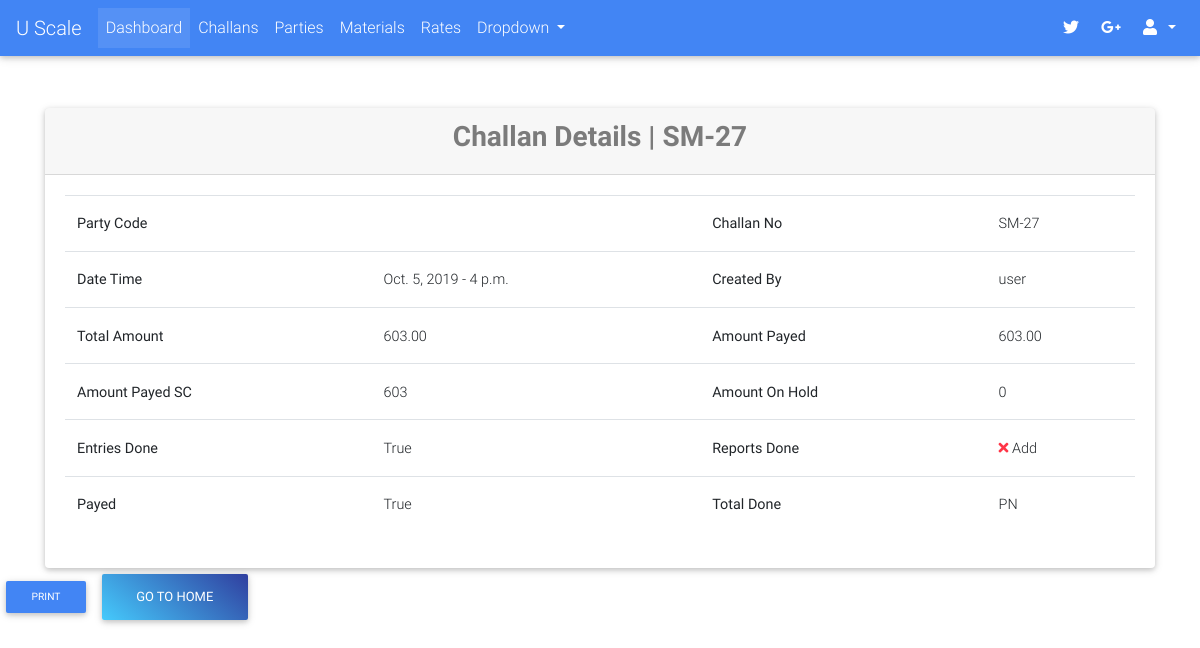
Page /challans/detail/SM-27/ (signed in) on the earlier database version.
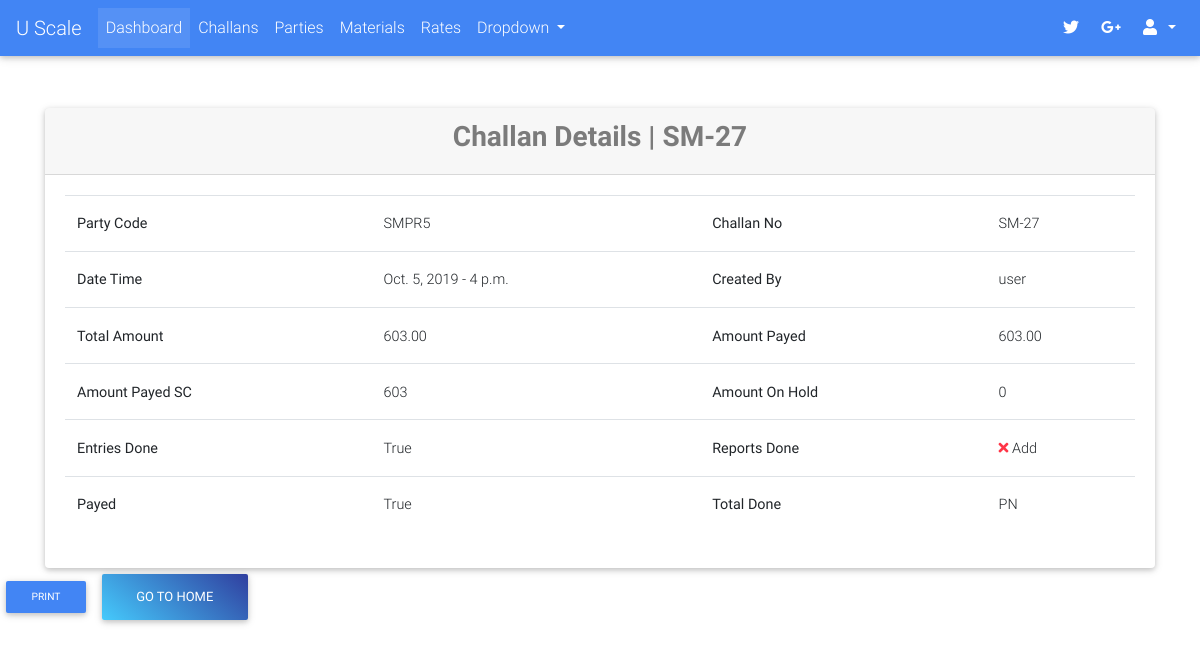
Same page on the later database version.
### challans/models.py (models this page shows, shortened)
class Challan(models.Model):
    STATUS_CHOICES = (("PN", "Pending"), ("DN", "Done"))
    created_by = models.ForeignKey(User, on_delete=models.PROTECT)
    party = models.ForeignKey("parties.Party", on_delete=models.CASCADE)
    challan_no = models.CharField(max_length=32, unique=True, default=challan_no_generator)
    vehicle_details = models.CharField(max_length=128, blank=True, null=True)
    weights_amount = models.DecimalField(max_digits=9, decimal_places=2, default=0.00)
    extra_charges = models.DecimalField(max_digits=9, decimal_places=2, default=0.00)
    total_amount = models.DecimalField(max_digits=9, decimal_places=2, default=0.00)
    image = models.ImageField(upload_to="payments/", blank=True, null=True)
    extra_info = models.TextField(blank=True)
    created_on = models.DateTimeField(auto_now_add=True)
    updated_on = models.DateTimeField(auto_now=True)
    is_entries_done = models.BooleanField(default=False)
    is_reports_done = models.BooleanField(default=False)
    is_payed = models.BooleanField(default=False)
    status = models.CharField(max_length=2, choices=STATUS_CHOICES, default="PN")
    @property
    def get_assign_reports_url(self):
        return reverse_lazy("challans:assign_reports", kwargs={'challan_no': self.challan_no})

### payments/models.py (models this page shows, shortened)
class Payment(models.Model):
    PAYMENT_MODE_CHOICES = (("DP", "Direct Payment"), ("AL", "Account Less"))
    PAYMENT_STATUS_CHOICES = (("PN", "Pending"), ("DN", "Done"))
    challan = models.OneToOneField("challans.Challan", on_delete=models.CASCADE)
    payment_mode = models.CharField(max_length=2, choices=PAYMENT_MODE_CHOICES, blank=True, null=True)
    status = models.CharField(max_length=2, choices=PAYMENT_STATUS_CHOICES, default="PN")
    payed_amount = models.DecimalField(max_digits=9, decimal_places=2, default=0.00)
    amount = models.DecimalField(max_digits=9, decimal_places=2, null=True, blank=True)
    payed_on = models.DateTimeField(blank=True, null=True)
    image = models.ImageField(upload_to="payments/", blank=True, null=True)
    extra_info = models.TextField(blank=True)
    @property
    def calculate_payed_amount_pending(self):
        return sum([self.get_ac_tr_amount_pending, ])
    @property
    def calculate_payed_amount_succeed(self):
        return sum([self.get_ac_tr_amount_succeed, self.get_cash_tr_amount, self.get_wallet_tr_amount, ])
    @property
    def get_wallet_tr_amount(self):
        return self.wallettransaction_set.aggregate(total=Sum("amount"))["total"] or Decimal(0.00)
    @property
    def get_cash_tr_amount(self):
        return self.cashtransaction_set.aggregate(total=Sum("amount"))["total"] or Decimal(0.00)
    @property
    def get_ac_tr_amount_succeed(self):
        return self.accounttransaction_set.filter(status="DN").aggregate(total=Sum("amount"))["total"] or Decimal(0.00)
    @property
    def get_ac_tr_amount_pending(self):
        return self.accounttransaction_set.filter(status="PN").aggregate(total=Sum("amount"))["total"] or Decimal(0.00)

### parties/models.py (models this page shows, shortened)
class Party(models.Model):
    RATE_TYPE_CHOICES = (("GR", "Group Rate"), ("IR", "Individual Rate"))
    rate_type = models.CharField(max_length=2, choices=RATE_TYPE_CHOICES)
    rate_group = models.ForeignKey("rates.RateGroup", on_delete=models.PROTECT, blank=True, null=True)
    name = models.CharField(max_length=128)
    party_code = models.CharField(max_length=32, blank=True)
    address = models.TextField(blank=True)
    phone = models.CharField(max_length=13)
    whatsapp = models.CharField(max_length=13)
    email = models.EmailField(blank=True, null=True)
    extra_info = models.TextField(blank=True)
    is_wallet_party = models.BooleanField(default=False)
    is_active = models.BooleanField(default=True)
    @property
    def get_display_text(self):
        return self.party_code
    class Meta:
        verbose_name = "Party"
        verbose_name_plural = "Parties"

### challans/views.py (the view)
# urls.py: url(r'^detail/(?P<challan_no>[0-9a-zA-Z-]+)/$', views.ChallanDetailView.as_view(), name="detail"),
class ChallanDetailView(LoginRequiredMixin, DetailView):
    model = Challan
    slug_url_kwarg = "challan_no"
    slug_field = "challan_no"
    context_object_name = "challan"
    template_name = "challans/detail.html"

### portal/templates/challans/detail.html (shortened to what this page needs)
{% extends "portal/base.html" %}
{% load crispy_forms_tags %}
{% block content %}
    <br><br>
    <div class="container">
        <div class="card">
            <div class="card-header">
                <h3 class="text-black-50 font-weight-bold text-center">Challan Details | {{ challan.challan_no   }}</h3>
            </div>
            <div class="card-body">
                <table class="table">
                    <tbody>
                        <tr>
                            <th>Party Code</th>
                            <td>{{ challan.party.get_display_text }}</td>
                            <th>Challan No</th>
                            <td>{{ challan.challan_no }}</td>
                        </tr>
                        <tr>
                            <th>Date Time</th>
                            <td>{{ challan.created_on.date }} - {{ challan.created_on.time }}</td>
                            <th>Created By</th>
                            <td>{{ challan.created_by }}</td>
                        </tr>
                        <tr>
                            <th>Total Amount</th>
                            <td>{{ challan.total_amount }}</td>
                            <th>Amount Payed</th>
                            <td>{{ challan.total_amount }}</td>
                        </tr>
                        <tr>
                            <th>Amount Payed SC</th>
                            <td>{{ challan.payment.calculate_payed_amount_succeed }}</td>
                            <th>Amount On Hold</th>
                            <td>{{ challan.payment.calculate_payed_amount_pending }}</td>
                        </tr>
                        <tr>
                            <th>Entries Done</th>
                            <td>{{ challan.is_entries_done }}</td>
                            <th>Reports Done</th>
                            <td>
                                {% if challan.is_reports_done %}
                                    <i class="fa fa-check text-success"></i>
                                {% else %}
                                    <i class="fa fa-times text-danger "></i> <a href="{{ challan.get_assign_reports_url }}">Add</a>
                                {% endif %}
                            </td>
                        </tr>
                        <tr>
                            <th>Payed</th>
                            <td>{{ challan.is_payed }}</td>
                            <th>Total Done</th>
                            <td>{{ challan.status }}</td>
                        </tr>
                    </tbody>
                </table>
            </div>
        </div>
    </div>
    <button class="btn btn-primary btn-sm">Print</button>
    <a href="{% url "portal:home" %}"><button class="btn blue-gradient">Go to home</button></a>
{% endblock %}

Differences in the rows shown:
changed through a linked row, Challan "SM-27": party.get_display_text (not shown) → "SMPR5"
